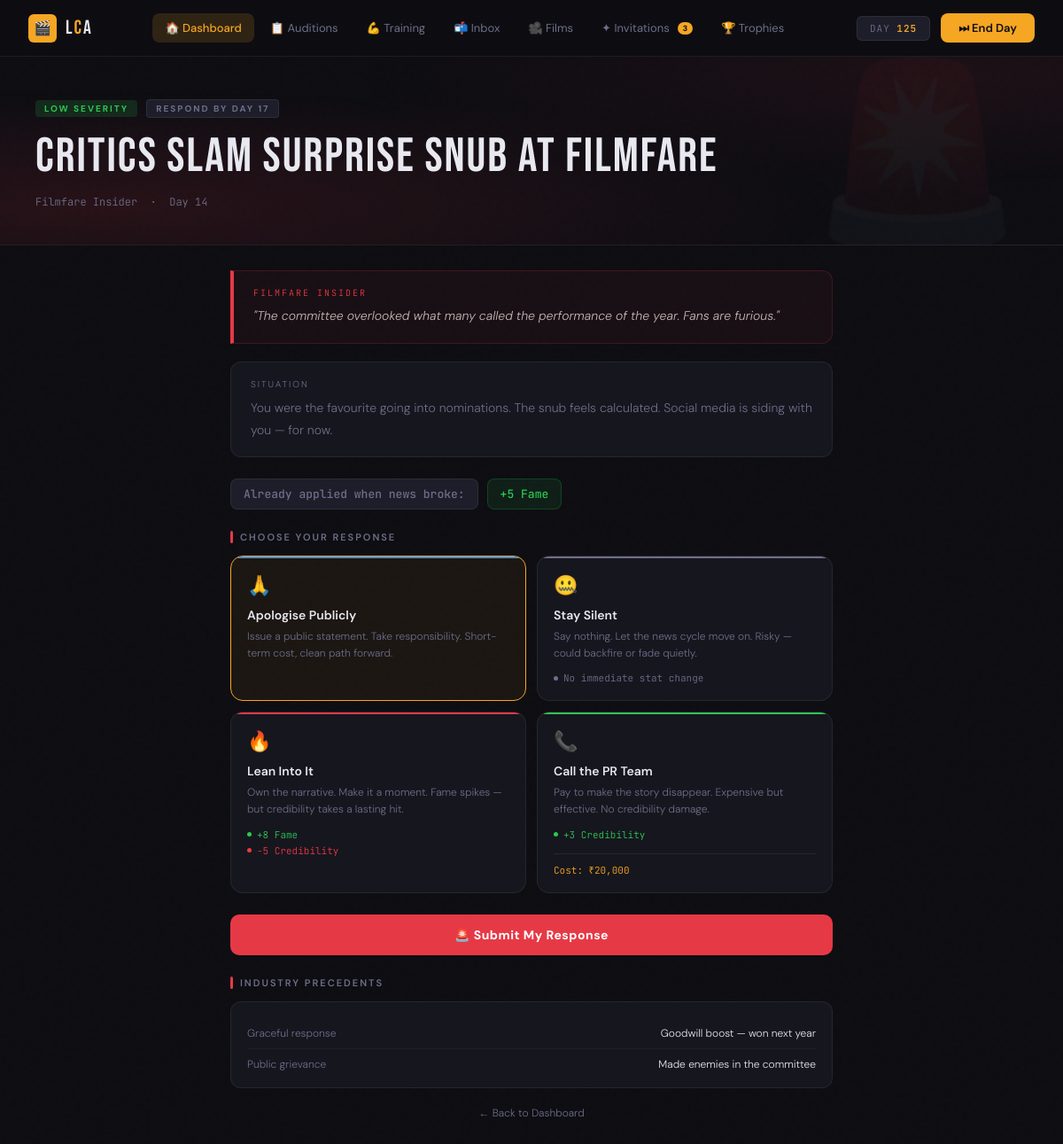
The app's page /controversy/1/1 with its own data.
### app.py (models this page shows)
class Actor(db.Model):
    id              = db.Column(db.Integer, primary_key=True)
    name            = db.Column(db.String(80), nullable=False)
    industry        = db.Column(db.String(20))
    persona         = db.Column(db.String(30))
    funds           = db.Column(db.Integer, default=50000)
    energy          = db.Column(db.Integer, default=100)
    fame            = db.Column(db.Integer, default=5)
    game_day        = db.Column(db.Integer, default=1)
    acting_skill    = db.Column(db.Integer, default=10)
    screen_presence = db.Column(db.Integer, default=10)
    looks           = db.Column(db.Integer, default=10)
    dialogue        = db.Column(db.Integer, default=10)
    dancing         = db.Column(db.Integer, default=10)
    connections     = db.Column(db.Integer, default=0)
    fitness         = db.Column(db.Integer, default=10)
    resilience      = db.Column(db.Integer, default=10)
    credibility     = db.Column(db.Integer, default=80)
    is_tired        = db.Column(db.Boolean, default=False)
    tired_days_left = db.Column(db.Integer, default=0)

class Controversy(db.Model):
    id              = db.Column(db.Integer, primary_key=True)
    actor_id        = db.Column(db.Integer, db.ForeignKey('actor.id'), nullable=False)
    type            = db.Column(db.String(60))
    severity        = db.Column(db.String(20))    # 'Low', 'Medium', 'High'
    headline        = db.Column(db.String(200))
    narrative       = db.Column(db.Text)
    tabloid_quote   = db.Column(db.String(300))
    source_label    = db.Column(db.String(80))
    deadline_day    = db.Column(db.Integer)       # game_day by which to respond
    created_day     = db.Column(db.Integer)
    immediate_fame  = db.Column(db.Integer, default=0)
    credibility_hit = db.Column(db.Integer, default=10)
    resolved        = db.Column(db.Boolean, default=False)
    response_chosen = db.Column(db.String(20))    # 'apologise', 'deny', 'lean', 'pr'

### app.py (the view)
@app.route('/controversy/<int:actor_id>/<int:controversy_id>')
def controversy_view(actor_id, controversy_id):
    actor       = db.get_or_404(Actor, actor_id)
    controversy = db.get_or_404(Controversy, controversy_id)
    offer_count  = JobApplication.query.filter_by(actor_id=actor_id, status='offered').count()
    invite_count = Invitation.query.filter_by(actor_id=actor_id, is_active=True).filter(
        Invitation.expires_day >= actor.game_day
    ).count()
    template = next((c for c in CONTROVERSIES if c['type'] == controversy.type), CONTROVERSIES[0])
    released_films = Film.query.filter_by(actor_id=actor_id, status='released').all()
    prestige = get_prestige(actor, released_films)
    return render_template(
        'controversy.html',
        actor=actor,
        controversy=controversy,
        template=template,
        prestige=prestige,
        offer_count=offer_count,
        invite_count=invite_count,
    )

### game_state.py (called while the page is built, shortened)
def get_prestige(actor, released_films):
    film_count    = len(released_films)
    blockbusters  = sum(1 for f in released_films if f.box_office_result == 'blockbuster')
    hits_or_above = sum(1 for f in released_films if f.box_office_result in ('blockbuster', 'hit'))
    if actor.fame >= 75 and film_count >= 10 and hits_or_above >= 3:
        return {
            'rank':      'superstar',
            'label':     'Superstar',
            'emoji':     '🔥',
            'next_rank': {
                'label':    'Legend',
                'needs': [
                    f'Fame to 100 (currently {actor.fame})',
                    f'15 released films (currently {film_count})',
                    f'5 Blockbusters (currently {blockbusters})',
                ],
            },
        }

### templates/controversy.html (shortened to what this page needs)
{% extends "base.html" %}
{% block nav_dash %}active{% endblock %}
{% block content %}
<div class="page-hero">
  <div class="crisis-eyebrow">
    <span class="crisis-chip chip-severity-{{ controversy.severity | lower }}">
      {{ controversy.severity }} Severity
    </span>
    <span class="crisis-chip chip-deadline">
      Respond by Day {{ controversy.deadline_day }}
    </span>
  </div>
  <div class="crisis-headline">{{ controversy.headline }}</div>
  <div class="crisis-source">{{ controversy.source_label }} &nbsp;·&nbsp; Day {{ controversy.created_day }}</div>
</div>
<div class="content-wrap">
  <div class="tabloid-card">
    <div class="tabloid-source">{{ controversy.source_label }}</div>
    <div class="tabloid-text">"{{ controversy.tabloid_quote }}"</div>
  </div>
  <div class="narrative-card">
    <div class="narrative-label">Situation</div>
    <div class="narrative-text">{{ controversy.narrative }}</div>
  </div>
  <div class="effects-row">
    <div class="effect-chip effect-neu">Already applied when news broke:</div>
    {% if controversy.immediate_fame > 0 %}
      <div class="effect-chip effect-pos">+{{ controversy.immediate_fame }} Fame</div>
    {% elif controversy.immediate_fame < 0 %}
      <div class="effect-chip effect-neg">{{ controversy.immediate_fame }} Fame</div>
    {% endif %}
  </div>
  <div class="section-label">Choose Your Response</div>
  <form action="/controversy/{{ actor.id }}/{{ controversy.id }}/respond" method="POST" id="responseForm">
    <div class="response-grid">
      <label class="response-card r-apologise" id="card-apologise" onclick="selectResponse('apologise')">
        <div class="resp-icon">🙏</div>
        <div class="resp-name">Apologise Publicly</div>
        <div class="resp-desc">Issue a public statement. Take responsibility. Short-term cost, clean path forward.</div>
          {% set ap = template.responses.apologise %}
      </label>
      <label class="response-card r-deny" id="card-deny" onclick="selectResponse('deny')">
        <div class="resp-icon">🤐</div>
        <div class="resp-name">Stay Silent</div>
        <div class="resp-desc">Say nothing. Let the news cycle move on. Risky — could backfire or fade quietly.</div>
        <div class="resp-effects">
          {% set dn = template.responses.deny %}
          {% if dn.credibility != 0 %}
          <div class="resp-effect {{ 'pos' if dn.credibility > 0 else 'neg' }}">
            <span class="dot"></span>{% if dn.credibility > 0 %}+{% endif %}{{ dn.credibility }} Credibility
          </div>
          {% else %}
          <div class="resp-effect neu"><span class="dot"></span>No immediate stat change</div>
          {% endif %}
        </div>
      </label>
      <label class="response-card r-lean" id="card-lean" onclick="selectResponse('lean')">
        <div class="resp-icon">🔥</div>
        <div class="resp-name">Lean Into It</div>
        <div class="resp-desc">Own the narrative. Make it a moment. Fame spikes — but credibility takes a lasting hit.</div>
        <div class="resp-effects">
          {% set ln = template.responses.lean %}
          {% if ln.fame != 0 %}
          <div class="resp-effect {{ 'pos' if ln.fame > 0 else 'neg' }}">
            <span class="dot"></span>{% if ln.fame > 0 %}+{% endif %}{{ ln.fame }} Fame
          </div>
          {% endif %}
          {% if ln.credibility != 0 %}
          <div class="resp-effect {{ 'pos' if ln.credibility > 0 else 'neg' }}">
            <span class="dot"></span>{% if ln.credibility > 0 %}+{% endif %}{{ ln.credibility }} Credibility
          </div>
          {% endif %}
        </div>
      </label>
      <label class="response-card r-pr" id="card-pr" onclick="selectResponse('pr')">
        <div class="resp-icon">📞</div>
        <div class="resp-name">Call the PR Team</div>
        <div class="resp-desc">Pay to make the story disappear. Expensive but effective. No credibility damage.</div>
        <div class="resp-effects">
          {% set pr = template.responses.pr %}
          {% if pr.credibility != 0 %}
          <div class="resp-effect {{ 'pos' if pr.credibility > 0 else 'neg' }}">
            <span class="dot"></span>{% if pr.credibility > 0 %}+{% endif %}{{ pr.credibility }} Credibility
          </div>
          {% endif %}
          {% if pr.cost is defined %}
          <div class="resp-cost">Cost: ₹{{ "{:,}".format(pr.cost) }}</div>
          {% endif %}
        </div>
      </label>
    </div>
    <button type="submit" class="submit-btn">🚨 Submit My Response</button>
  </form>
  {% if template.precedents %}
  <div class="section-label" style="margin-top: 8px;">Industry Precedents</div>
  <div class="precedents-card">
    {% for key, val in template.precedents %}
    <div class="precedent-row">
      <span class="precedent-key">{{ key }}</span>
      <span class="precedent-val">{{ val }}</span>
    </div>
    {% endfor %}
  </div>
  {% endif %}
  <div style="text-align:center;margin-top:8px;">
    <a href="/dashboard/{{ actor.id }}"
       style="font-size:12px;color:var(--text-muted);text-decoration:none;">
      ← Back to Dashboard
    </a>
  </div>
</div>
{% endblock %}

### templates/base.html (shortened to what this page needs)
<!DOCTYPE html>
<html lang="en">
<head>
</head>
<body>
<div class="page">
{% block nav %}
{% if actor is defined %}
<nav class="nav">
  <a href="/dashboard/{{ actor.id }}" class="nav-logo">
    <div class="nav-logo-icon">🎬</div>
    <div class="nav-logo-text">L<span>C</span>A</div>
  </a>
  <div class="nav-links">
    <a href="/dashboard/{{ actor.id }}"    class="nav-link {% block nav_dash %}{% endblock %}">🏠 Dashboard</a>
    <a href="/job-board/{{ actor.id }}"    class="nav-link {% block nav_jobs %}{% endblock %}">📋 Auditions</a>
    <a href="/training/{{ actor.id }}"     class="nav-link {% block nav_train %}{% endblock %}">💪 Training</a>
    <a href="/applications/{{ actor.id }}" class="nav-link {% block nav_inbox %}{% endblock %}">
      📬 Inbox
    </a>
    <a href="/films/{{ actor.id }}"        class="nav-link {% block nav_films %}{% endblock %}">🎥 Films</a>
    <a href="/invitations/{{ actor.id }}"
        class="nav-link {% block nav_invites %}{% endblock %}">
      ✦ Invitations
      {% if invite_count is defined and invite_count > 0 %}
    <span class="nav-badge" style="background:var(--gold);color:#0D0D12;">
      {{ invite_count }}
    </span>
  {% endif %}
</a>
<a href="/milestones/{{ actor.id }}"
   class="nav-link {% block nav_trophies %}{% endblock %}">
  🏆 Trophies
</a>
  </div>
  <div class="nav-right">
    <div class="nav-day">DAY <span>{{ actor.game_day }}</span></div>
    <form action="/rest/{{ actor.id }}" method="POST">
      <button type="submit" class="end-day-btn">⏭ End Day</button>
    </form>
  </div>
</nav>
{% endif %}
{% endblock %}
{% block content %}{% endblock %}
</div>
</body>
</html>

### templates/base.html (style rules this page uses)
:root { --bg: #0D0D12; --surface: #16161E; --surface2: #1E1E2A; --border: rgba(255,255,255,0.07); --gold: #F5A623; --gold-dim: rgba(245,166,35,0.15); --gold-glow: rgba(245,166,35,0.3); --red: #E63946; --red-dim: rgba(230,57,70,0.15); --green: #2DC653; --green-dim: rgba(45,198,83,0.12); --blue: #4A90D9; --blue-dim: rgba(74,144,217,0.15); --purple: #9B59B6; --teal: #1ABC9C; --text: #E8E8F0; --text-muted: #6E6E8A; --text-dim: #3A3A52; }
*, *::before, *::after { box-sizing: border-box; margin: 0; padding: 0; }
body { background: var(--bg); color: var(--text); font-family: 'DM Sans', sans-serif; font-weight: 300; min-height: 100vh; overflow-x: hidden; }
body::before { content: ''; position: fixed; inset: 0; pointer-events: none; z-index: 0; opacity: 0.4; }
.nav { position: sticky; top: 0; z-index: 100; background: linear-gradient(180deg, rgba(13,13,18,0.98) 0%, rgba(13,13,18,0.85) 100%); backdrop-filter: blur(20px); -webkit-backdrop-filter: blur(20px); border-bottom: 1px solid var(--border); padding: 0 32px; height: 64px; display: flex; align-items: center; justify-content: space-between; gap: 16px; }
.nav-logo { display: flex; align-items: center; gap: 10px; text-decoration: none; flex-shrink: 0; }
.nav-logo-icon { width: 32px; height: 32px; background: var(--gold); border-radius: 6px; display: flex; align-items: center; justify-content: center; font-size: 16px; }
.nav-logo-text { font-family: 'Bebas Neue', sans-serif; font-size: 22px; letter-spacing: 2px; color: var(--text); }
.nav-logo-text span { color: var(--gold); }
.nav-links { display: flex; align-items: center; gap: 4px; flex: 1; justify-content: center; }
.nav-link { padding: 8px 14px; border-radius: 8px; font-size: 13px; font-weight: 400; color: var(--text-muted); text-decoration: none; display: flex; align-items: center; gap: 7px; transition: all 0.2s; white-space: nowrap; }
.nav-link.active { background: var(--gold-dim); color: var(--gold); font-weight: 500; }
.nav-badge { background: var(--red); color: white; font-size: 9px; font-weight: 700; padding: 1px 6px; border-radius: 8px; margin-left: 2px; }
.nav-right { display: flex; align-items: center; gap: 12px; flex-shrink: 0; }
.nav-day { font-family: 'JetBrains Mono', monospace; font-size: 11px; color: var(--text-muted); background: var(--surface2); border: 1px solid var(--border); padding: 6px 14px; border-radius: 6px; letter-spacing: 1px; white-space: nowrap; }
.nav-day span { color: var(--gold); font-weight: 600; }
.end-day-btn { background: var(--gold); color: #0D0D12; border: none; padding: 8px 20px; border-radius: 8px; font-family: 'DM Sans', sans-serif; font-size: 13px; font-weight: 600; cursor: pointer; display: flex; align-items: center; gap: 8px; transition: all 0.2s; white-space: nowrap; }
.page { position: relative; z-index: 1; }

### records on screen
Actor: game_day "125"
Controversy: severity "LOW", deadline_day "17", headline "Critics Slam Surprise Snub at Filmfare", source_label "Filmfare Insider", created_day "14", source_label "FILMFARE INSIDER", tabloid_quote "The committee overlooked what many called the performance of the year. Fans are furious.", narrative "You were the favourite going into nominations. The snub feels calculated. Social media is siding with you — for now.", immediate_fame "5"

### other values on screen
{{ invite_count }} "3"
{{ ln.fame }} "8"
{{ ln.credibility }} "-5"
{{ pr.credibility }} "3"
{{ "{:,}".format(pr.cost) }} "20,000"
{{ key }} "Graceful response" "Public grievance"
{{ val }} "Goodwill boost — won next year" "Made enemies in the committee"
